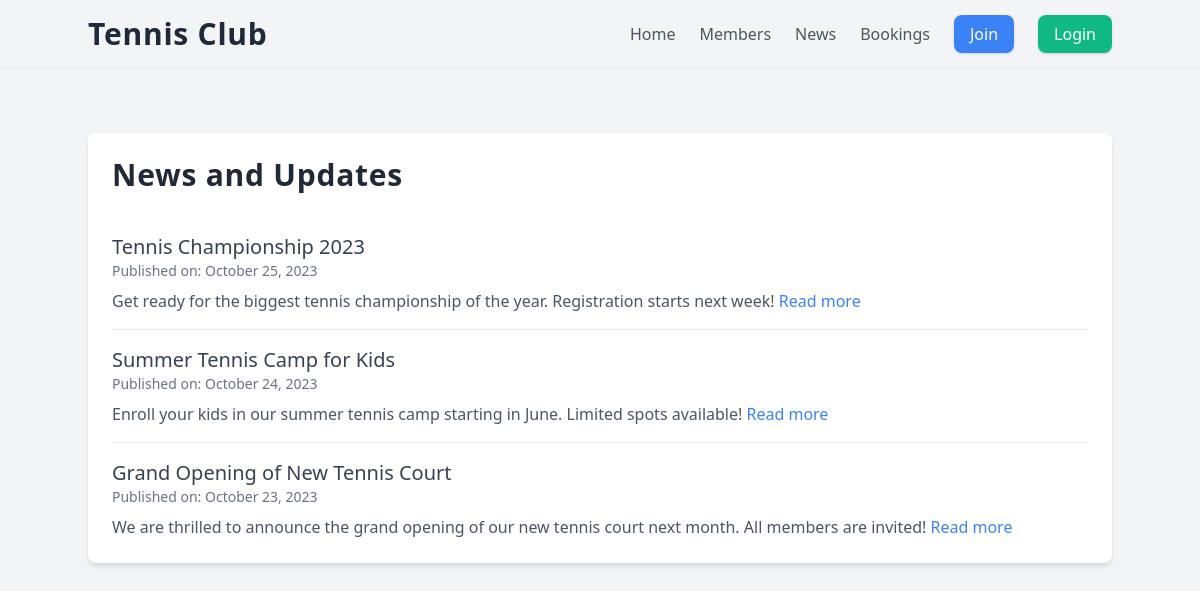
Page /news/ on the committed database.
### news/models.py (models this page shows, shortened)
class News(models.Model):
    title = models.CharField(max_length=200)
    content = models.TextField()
    published_date = models.DateTimeField(auto_now_add=True)

### news/views.py (the view)
# urls.py: path('', views.news_list, name='news_list'),
def news_list(request):
    all_news = News.objects.all().order_by('-published_date')
    return render(request, 'news_list.html', {'news': all_news})

### news/templates/news_list.html
{% extends "master.html" %}
{% block content %}
<section class="space-y-6 bg-white p-6 rounded-lg shadow-md">
    <h1 class="text-gray-800 text-3xl font-bold tracking-wide mb-4">News and Updates</h1>
    <ul class="divide-y divide-gray-200 space-y-4">
        {% for article in news %}
        <li class="pt-4">
            <h2 class="text-xl text-gray-700 hover:text-blue-500">
                <a href="{% url 'news_detail' pk=article.pk %}">{{ article.title }}</a>
            </h2>
            <small class="block text-sm text-gray-500 mb-2">Published on: {{ article.published_date|date:"F d, Y" }}</small>
            <p class="text-gray-600">{{ article.content|truncatewords:50 }} <a href="{% url 'news_detail' pk=article.pk %}" class="text-blue-500 hover:underline">Read more</a></p>
        </li>
        {% empty %}
        <li class="py-2 text-gray-600">No news articles available.</li>
        {% endfor %}
    </ul>
</section>
{% endblock %}

### rows in the picture
News: title "Tennis Championship 2023", published_date "October 25, 2023", content "Get ready for the biggest tennis championship of the year. Registration starts next week!"
News: title "Summer Tennis Camp for Kids", published_date "October 24, 2023", content "Enroll your kids in our summer tennis camp starting in June. Limited spots available!"
News: title "Grand Opening of New Tennis Court", published_date "October 23, 2023", content "We are thrilled to announce the grand opening of our new tennis court next month. All members are invited!"
